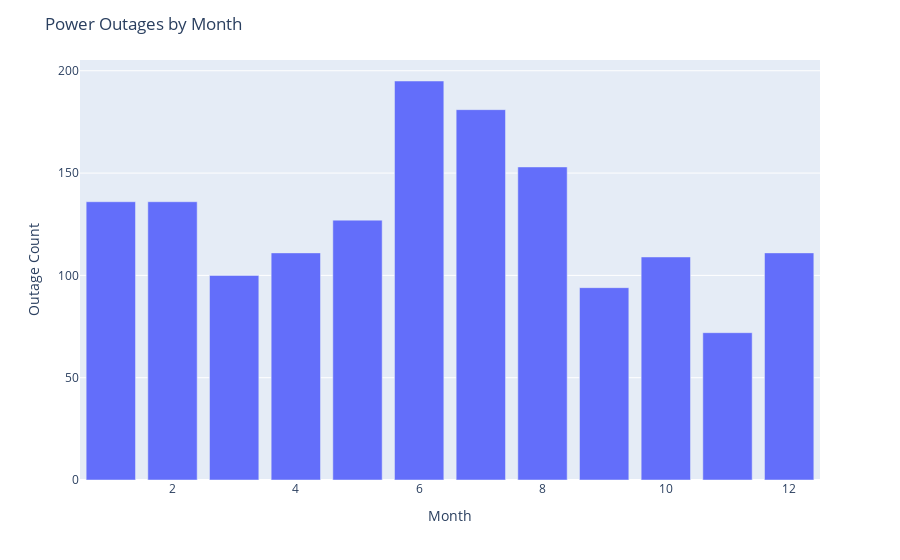

The notebook cell saved with this chart:
### Markdown cell above
### Explanation of Graph: 'Power Outages by Region'
This is a graph displaying the distributions of power outages within climate regions in the U.S. 

It is evident that the Northeast region has the highest number of power outages, totaling 350, while the West North Central region has the least, with fewer than 20 outages. For the most part, the other regions fall between 100 to 250 outages.

### Code cell
month_count = outage_cleaned.groupby('MONTH').count()

fig = px.bar(month_count, y = 'OBS')
fig.update_layout(
    title_text="Power Outages by Month",
    xaxis_title="Month",
    yaxis_title="Outage Count"
)
fig.show()

### Figure 1 — Plotly figure (JSON) as saved in the notebook; plotly's stock layout.template omitted (floating-point values rounded to 4 significant figures)
{"data": [{"alignmentgroup": "True", "hovertemplate": "MONTH=%{x}<br>OBS=%{y}<extra></extra>", "legendgroup": "", "marker": {"color": "#636efa", "pattern": {"shape": ""}}, "name": "", "offsetgroup": "", "orientation": "v", "showlegend": false, "textposition": "auto", "type": "bar", "x": [1, 2, 3, 4, 5, 6, 7, 8, 9, 10, 11, 12], "xaxis": "x", "y": [136, 136, 100, 111, 127, 195, 181, 153, 94, 109, 72, 111], "yaxis": "y"}], "layout": {"barmode": "relative", "legend": {"tracegroupgap": 0}, "margin": {"t": 60}, "title": {"text": "Power Outages by Month"}, "xaxis": {"anchor": "y", "domain": [0, 1], "title": {"text": "Month"}}, "yaxis": {"anchor": "x", "domain": [0, 1], "title": {"text": "Outage Count"}}}}
